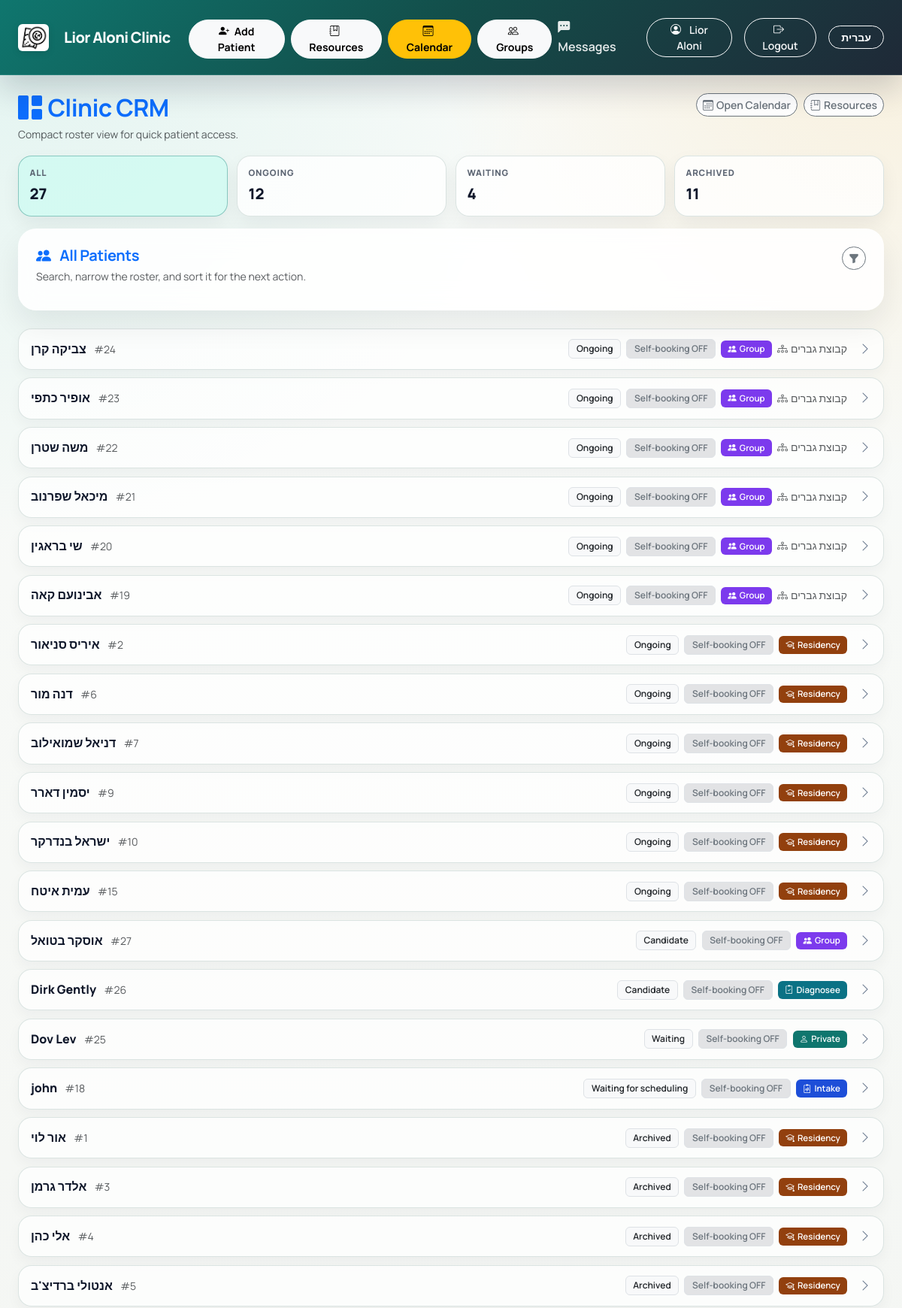
Page /crm (signed in, upper part) on the earlier database version.
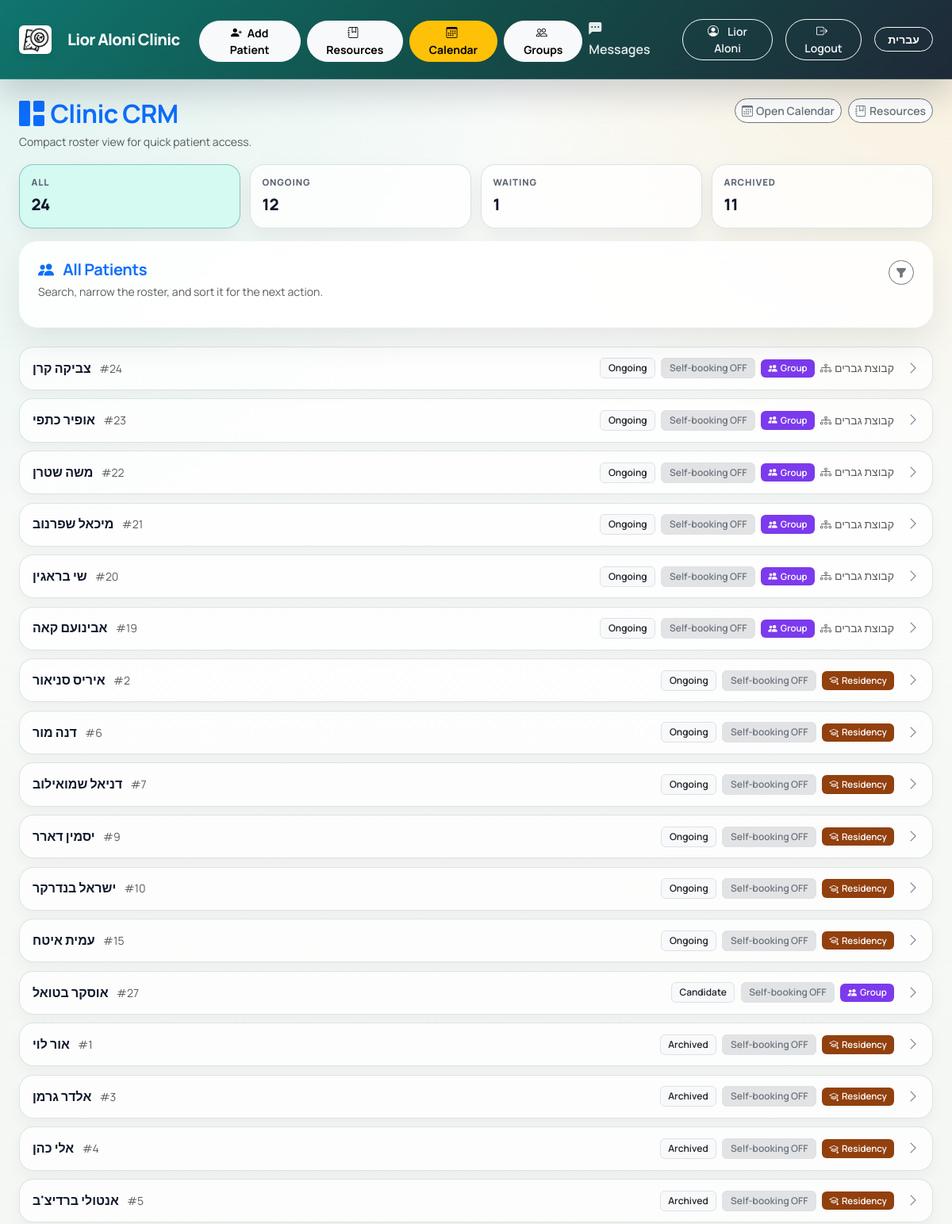
Same page on the later database version.
### tables this page shows
CREATE TABLE users (
    id INTEGER PRIMARY KEY AUTOINCREMENT,
    username TEXT NOT NULL UNIQUE,
    display_name TEXT,
    password_hash TEXT NOT NULL,
    role TEXT NOT NULL CHECK(role IN ('admin', 'patient')),
    totp_secret TEXT,
    totp_enabled BOOLEAN DEFAULT 0,
    force_password_change BOOLEAN DEFAULT 0,
    email TEXT,
    phone TEXT,
    id_number TEXT,
    birth_date DATE,
    patient_id INTEGER,
    is_active BOOLEAN DEFAULT 1,
    created_at TIMESTAMP DEFAULT CURRENT_TIMESTAMP,
    FOREIGN KEY (patient_id) REFERENCES patients (id)
);

CREATE TABLE patients (
    id INTEGER PRIMARY KEY AUTOINCREMENT,
    name TEXT NOT NULL,
    email TEXT,
    phone TEXT,
    birth_date DATE,
    id_number TEXT,
    status TEXT NOT NULL, -- 'ongoing', 'archived', 'candidate'
    is_deleted BOOLEAN DEFAULT 0,
    deleted_at TIMESTAMP,
    can_self_schedule BOOLEAN DEFAULT 0,
    patient_type TEXT DEFAULT 'private',
    has_intake_tab BOOLEAN DEFAULT 0,
    intake_assessment TEXT,
    intake_questionnaire TEXT,
    created_at TIMESTAMP DEFAULT CURRENT_TIMESTAMP
, background TEXT, treatment_info TEXT);

### app.py (the view)
@app.route('/crm')
@login_required
def crm_dashboard():
    if current_user.role != 'admin':
        return redirect(url_for('patient_home'))
    db = get_db()
    saved_filters = session.get('crm_filters', {})
    status = request.args.get('status', saved_filters.get('status', 'all')).strip()
    patient_type = request.args.get('patient_type', saved_filters.get('patient_type', 'all')).strip()
    search_query = request.args.get('q', saved_filters.get('q', '')).strip()
    sort_by = request.args.get('sort', saved_filters.get('sort', 'status_priority')).strip()
    if status not in {'all', 'ongoing', 'candidate', 'waiting', 'waiting for scheduling', 'archived'}:
        status = 'all'
    if patient_type not in {'all', 'private', 'residency', 'initial-intake', 'diagnosee', 'group'}:
        patient_type = 'all'
    if sort_by not in {'status_priority', 'name_asc', 'name_desc', 'newest', 'oldest'}:
        sort_by = 'status_priority'
    session['crm_filters'] = {
        'status': status,
        'patient_type': patient_type,
        'q': search_query,
        'sort': sort_by
    }
    patients = fetch_patients_by_status(db, status, patient_type=patient_type, search_query=search_query, sort_by=sort_by, admin_user_id=current_user.id)
    counts_row = db.execute('''
        SELECT
            COUNT(*) AS all_count,
            SUM(CASE WHEN status = 'ongoing' THEN 1 ELSE 0 END) AS ongoing_count,
            SUM(CASE WHEN status IN ('candidate', 'waiting for scheduling', 'waiting') THEN 1 ELSE 0 END) AS candidate_waiting_count,
            SUM(CASE WHEN status = 'archived' THEN 1 ELSE 0 END) AS archived_count
        FROM patients
        WHERE COALESCE(is_deleted, 0) = 0
    ''').fetchone()
    counts = {
        'all': counts_row['all_count'] or 0,
        'ongoing': counts_row['ongoing_count'] or 0,
        'candidate_waiting': counts_row['candidate_waiting_count'] or 0,
        'archived': counts_row['archived_count'] or 0
    }
    reminders = send_appointment_reminders(db)
    return render_template('crm.html', patients=patients, status=status, counts=counts,
                           patient_type=patient_type, search_query=search_query, sort_by=sort_by,
                           reminders=reminders)

### templates/crm.html (shortened to what this page needs)
{% extends 'layout.html' %}
{% block content %}
<div class="d-flex justify-content-between align-items-start flex-wrap gap-3 mb-3">
    <div>
        <h2 class="mb-1 text-primary fw-bold"><i class="bi bi-grid-1x2-fill me-2"></i>{{ t('Clinic CRM') }}</h2>
        <p class="text-muted small mb-0">{{ t('Compact roster view for quick patient access.') }}</p>
    </div>
    <div class="d-flex flex-wrap gap-2">
        <a href="{{ url_for('weekly_calendar') }}" class="btn btn-outline-secondary bg-white btn-sm">
            <i class="bi bi-calendar3 me-1"></i>{{ t('Open Calendar') }}
        </a>
        <a href="{{ url_for('manage_resources') }}" class="btn btn-outline-secondary bg-white btn-sm">
            <i class="bi bi-journal-bookmark me-1"></i>{{ t('Resources') }}
        </a>
    </div>
</div>
<div class="crm-summary-strip mb-3">
    <a class="text-decoration-none" href="{{ url_for('crm_dashboard', status='all', patient_type=patient_type, q=search_query, sort=sort_by) }}">
        <div class="crm-summary-mini {% if status == 'all' %}active{% endif %}">
            <span class="crm-summary-label">{{ t('All') }}</span>
            <span class="crm-summary-value">{{ counts['all'] }}</span>
        </div>
    </a>
    <a class="text-decoration-none" href="{{ url_for('crm_dashboard', status='ongoing', patient_type=patient_type, q=search_query, sort=sort_by) }}">
        <div class="crm-summary-mini {% if status == 'ongoing' %}active{% endif %}">
            <span class="crm-summary-label">{{ t('Ongoing') }}</span>
            <span class="crm-summary-value">{{ counts['ongoing'] }}</span>
        </div>
    </a>
    <a class="text-decoration-none" href="{{ url_for('crm_dashboard', status='candidate', patient_type=patient_type, q=search_query, sort=sort_by) }}">
        <div class="crm-summary-mini {% if status in ['candidate', 'waiting', 'waiting for scheduling'] %}active{% endif %}">
            <span class="crm-summary-label">{{ t('Waiting') }}</span>
            <span class="crm-summary-value">{{ counts['candidate_waiting'] }}</span>
        </div>
    </a>
    <a class="text-decoration-none" href="{{ url_for('crm_dashboard', status='archived', patient_type=patient_type, q=search_query, sort=sort_by) }}">
        <div class="crm-summary-mini {% if status == 'archived' %}active{% endif %}">
            <span class="crm-summary-label">{{ t('Archived') }}</span>
            <span class="crm-summary-value">{{ counts['archived'] }}</span>
        </div>
    </a>
</div>
<div class="card border-0 shadow-sm mb-4">
    <div class="card-body p-3 p-lg-4">
        <div class="d-flex justify-content-between align-items-start flex-wrap gap-3 mb-2">
            <div>
                <h5 class="mb-1 fw-bold text-primary">
                    <i class="bi bi-people-fill me-2"></i>
                    {% if status == 'all' %}
                        {{ t('All Patients') }}
                    {% elif status in ['candidate', 'waiting for scheduling', 'waiting'] %}
                        {{ t('Candidates & Waiting') }}
                    {% else %}
                        {{ t(status|capitalize) }} {{ t('Patients') }}
                    {% endif %}
                </h5>
                <p class="text-muted small mb-0">{{ t('Search, narrow the roster, and sort it for the next action.') }}</p>
            </div>
            <button class="btn btn-sm btn-outline-secondary rounded-pill" type="button" data-bs-toggle="collapse" data-bs-target="#crmFiltersCollapse" aria-expanded="false" aria-controls="crmFiltersCollapse">
                <i class="bi bi-funnel-fill"></i>
            </button>
        </div>
    </div>
</div>
<div class="crm-patient-list" id="patientsContainer">
    {% for patient in patients %}
        <div class="crm-patient-row patient-card-clickable {% if patient['patient_type'] in ['initial-intake', 'diagnosee'] or patient['status'] == 'candidate' %}patient-status-candidate{% elif patient['status'] == 'ongoing' %}patient-status-ongoing{% elif patient['status'] in ['waiting for scheduling', 'waiting'] %}patient-status-waiting{% else %}patient-status-archived{% endif %}" data-href="{{ url_for('patient_detail', patient_id=patient['id'], tab='intake' if patient['patient_type'] in ['initial-intake', 'diagnosee'] or patient['has_intake_tab'] else 'info') }}">
            <div class="crm-patient-main">
                <div class="crm-patient-name-wrap">
                    <span class="crm-patient-name">{{ patient['name'] }}</span>
                    <span class="text-muted small">#{{ patient['id'] }}</span>
                </div>
                <div class="crm-patient-meta">
                    <span class="badge bg-light text-dark border">{{ t(patient['status']|capitalize) }}</span>
                    {% if patient['can_self_schedule'] %}
                    <span class="badge bg-success-subtle text-success border">Self-booking ON</span>
                    {% else %}
                    <span class="badge bg-secondary-subtle text-secondary border">Self-booking OFF</span>
                    {% endif %}
                    {% if patient['patient_type'] == 'residency' %}
                    <span class="badge" style="background:#92400e;font-size:0.72em;"><i class="bi bi-mortarboard me-1"></i>{{ t('Residency') }}</span>
                    {% elif patient['patient_type'] == 'group' %}
                    <span class="badge" style="background:#7c3aed;font-size:0.72em;"><i class="bi bi-people-fill me-1"></i>{{ t('Group') }}</span>
                    {% elif patient['patient_type'] == 'initial-intake' %}
                    <span class="badge" style="background:#1d4ed8;font-size:0.72em;"><i class="bi bi-clipboard2-pulse me-1"></i>{{ t('Intake') }}</span>
                    {% elif patient['patient_type'] == 'diagnosee' %}
                    <span class="badge" style="background:#0b7285;font-size:0.72em;"><i class="bi bi-clipboard2-check me-1"></i>{{ t('Diagnosee') }}</span>
                    {% else %}
                    <span class="badge" style="background:#0f766e;font-size:0.72em;"><i class="bi bi-person me-1"></i>{{ t('Private') }}</span>
                    {% endif %}
                    {% if patient['group_names'] %}
                    <span class="text-muted small"><i class="bi bi-diagram-3 me-1"></i>{{ patient['group_names'] }}</span>
                    {% endif %}
                </div>
            </div>
            <span class="crm-patient-arrow"><i class="bi bi-chevron-right"></i></span>
        </div>
    {% endfor %}
</div>
{% endblock %}

### templates/layout.html (shortened to what this page needs)
<!doctype html>
<html lang="{{ lang }}" data-density="{{ ui_density or 'balanced' }}" {% if lang == 'he' %}dir="rtl"{% endif %}>
<head>
    {% if lang == 'he' %}
    <link rel="stylesheet" href="https://cdn.jsdelivr.net/npm/bootstrap@5.3.3/dist/css/bootstrap.rtl.min.css">
    <link href="https://fonts.googleapis.com/css2?family=Heebo:wght@400;500;600;700;800&display=swap" rel="stylesheet">
    <style>
        body, button, input, select, textarea, .btn, .nav-link, .badge, .form-control, .form-select { font-family: 'Heebo', sans-serif !important; }
    </style>
    {% else %}
    <link href="https://cdn.jsdelivr.net/npm/bootstrap@5.3.3/dist/css/bootstrap.min.css" rel="stylesheet">
    {% endif %}
    <link rel="stylesheet" href="https://cdn.jsdelivr.net/npm/bootstrap-icons@1.11.3/font/bootstrap-icons.min.css">
    <link rel="stylesheet" href="{{ url_for('static', filename='style.css') }}">
</head>
<body>
    <nav class="navbar navbar-expand-lg navbar-dark bg-primary mb-4 sticky-top">
        <div class="container-fluid app-container px-3 px-xl-4">
            <a class="navbar-brand d-flex align-items-center" href="{% if current_user.is_authenticated and current_user.role == 'admin' %}{{ url_for('crm_dashboard') }}{% else %}{{ url_for('index') }}{% endif %}">
                <img src="{{ url_for('static', filename='logo.png') }}" alt="logo" style="height:36px;width:auto;object-fit:contain;" class="me-2 rounded">
                <span>{% if lang == 'he' %}ליאור אלוני{% else %}Lior Aloni Clinic{% endif %}</span>
            </a>
            <div class="collapse navbar-collapse" id="navbarNav">
                <ul class="navbar-nav me-auto">
                    {% if current_user.is_authenticated and current_user.role == 'admin' %}
                        <li class="nav-item ms-lg-2">
                            <a class="btn btn-light btn-sm mt-1 fw-bold" href="{{ url_for('add_patient') }}">
                                <i class="bi bi-person-plus-fill me-1"></i> {{ t('Add Patient') }}
                            </a>
                        </li>
                        <li class="nav-item ms-lg-2">
                            <a class="btn btn-light btn-sm mt-1 fw-bold" href="{{ url_for('manage_resources') }}">
                                <i class="bi bi-journal-bookmark me-1"></i> {{ t('Resources') }}
                            </a>
                        </li>
                        <li class="nav-item ms-lg-2">
                            <a class="btn btn-warning btn-sm mt-1 fw-bold" href="{{ url_for('weekly_calendar') }}">
                                <i class="bi bi-calendar3 me-1"></i> Calendar
                            </a>
                        </li>
                        <li class="nav-item ms-lg-2">
                            <a class="btn btn-light btn-sm mt-1 fw-bold" href="{{ url_for('groups_dashboard') }}">
                                <i class="bi bi-people me-1"></i> Groups
                            </a>
                        </li>
                    {% elif current_user.is_authenticated and current_user.role == 'patient' %}
                        <li class="nav-item">
                            <a class="nav-link" href="{{ url_for('weekly_calendar') }}">
                                <i class="bi bi-calendar3 me-1"></i> Calendar
                            </a>
                        </li>
                    {% endif %}
                </ul>
                <ul class="navbar-nav ms-auto align-items-center">
                    {% if current_user.is_authenticated %}
                        <li class="nav-item me-3">
                            <a href="#" class="nav-link text-white small" data-bs-toggle="offcanvas" data-bs-target="#messagesOffcanvas" aria-controls="messagesOffcanvas">
                                <i class="bi bi-chat-left-dots-fill me-1"></i> {{ t('Messages') }}
                            </a>
                        </li>
                        <li class="nav-item me-3">
                            {% if current_user.role == 'admin' %}
                            <a class="btn btn-outline-light btn-sm rounded-pill" href="{{ url_for('admin_profile') }}">
                                <i class="bi bi-person-circle me-1"></i>
                                {{ current_user.display_name or current_user.username }}
                            </a>
                            {% else %}
                            <span class="nav-link text-white-50 small">
                                <i class="bi bi-person-circle me-1"></i> {{ current_user.username }}
                            </span>
                            {% endif %}
                        </li>
                        <li class="nav-item">
                            <a class="btn btn-outline-light btn-sm rounded-pill px-3" href="{{ url_for('logout') }}">
                                <i class="bi bi-box-arrow-right me-1"></i> {{ t('Logout') }}
                            </a>
                        </li>
                    {% else %}
                        <li class="nav-item">
                            <a class="btn btn-outline-light btn-sm rounded-pill px-4" href="{{ url_for('login') }}">{{ t('Login') }}</a>
                        </li>
                    {% endif %}
                    <li class="nav-item ms-3">
                        <a href="{{ url_for('set_lang', lang='he' if lang == 'en' else 'en') }}" class="btn btn-sm btn-outline-light">
                            {% if lang == 'en' %}עברית{% else %}English{% endif %}
                        </a>
                    </li>
                </ul>
            </div>
        </div>
    </nav>
    <main class="container-fluid app-container app-shell mb-5 px-3 px-xl-4">
        {% block content %}{% endblock %}
    </main>
</body>
</html>

Differences in the rows shown:
removed patients: status "WAITING", name "Dov Lev", id "25", status "Waiting", can_self_schedule "Self-booking OFF", patient_type "Private"
removed patients: name "Dirk Gently", id "26", status "Candidate", can_self_schedule "Self-booking OFF", patient_type "Diagnosee"
removed patients: name "john", id "18", status "Waiting for scheduling", can_self_schedule "Self-booking OFF", t "Intake"
Other differences:
{{ counts['all'] }}: "27" → "24"
{{ t('Waiting') }}: (not shown) → "WAITING"
{{ counts['candidate_waiting'] }}: "4" → "1"
